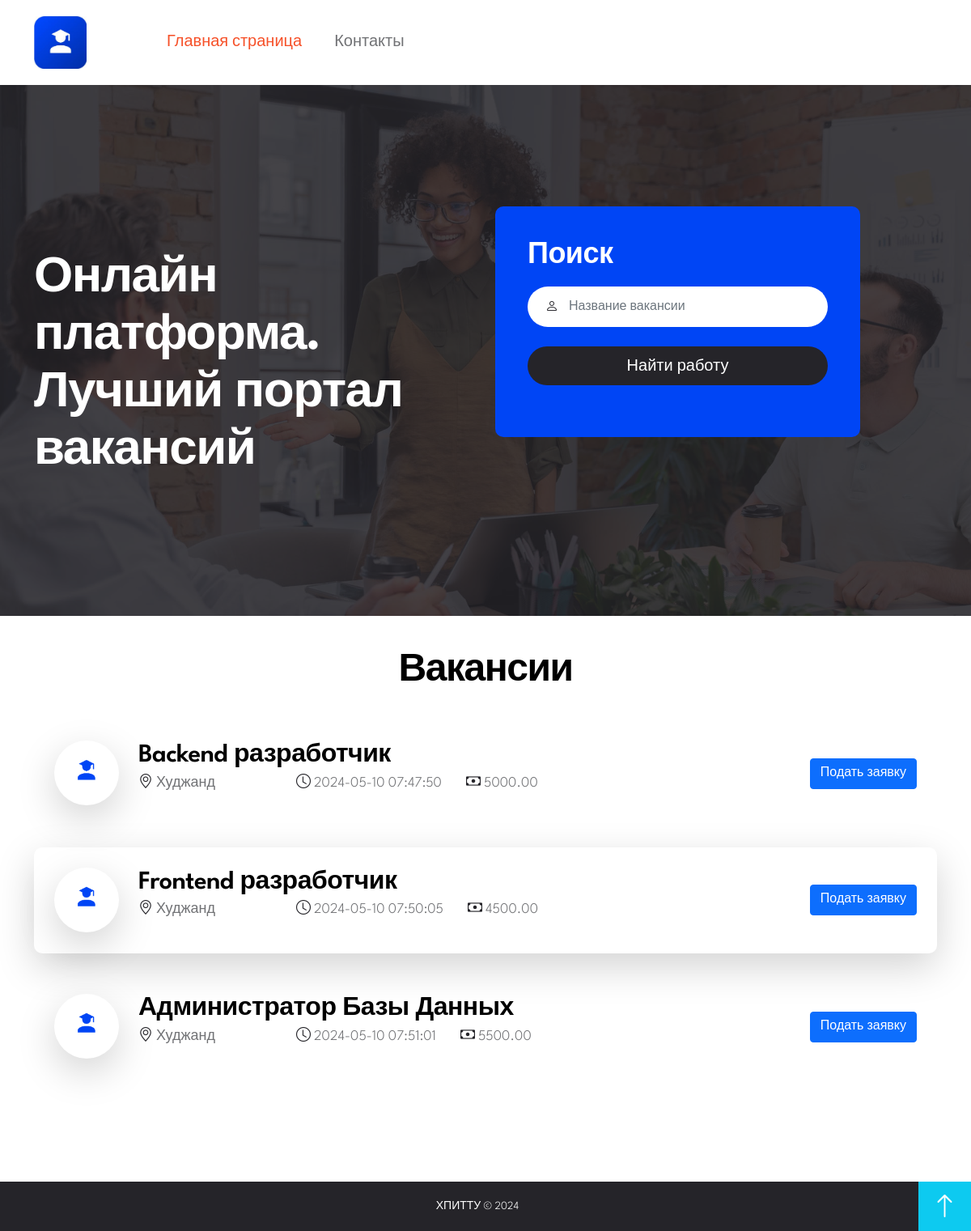
/vacansiy.php, run on the app's committed database.
### tables this page shows
CREATE TABLE `vacancies` (
  `Vacancy_Id` int NOT NULL AUTO_INCREMENT,
  `Vacancy_Title` varchar(255) NOT NULL,
  `Description` text NOT NULL,
  `Requirements` text NOT NULL,
  `Salary` decimal(10,2) NOT NULL,
  `Location` varchar(255) NOT NULL,
  `Created_At` timestamp NULL DEFAULT CURRENT_TIMESTAMP,
  PRIMARY KEY (`Vacancy_Id`)
);

### vacansiy.php (the view, shortened to what this page needs)
<!doctype html>
<html lang="en">
    <head>
        <link href="../styles/css/bootstrap.min.css" rel="stylesheet">
        <link href="../styles/css/bootstrap-icons.css" rel="stylesheet">
        <link href="../styles/css/owl.carousel.min.css" rel="stylesheet">
        <link href="../styles/css/owl.theme.default.min.css" rel="stylesheet">
        <link href="../styles/css/tooplate-gotto-job.css" rel="stylesheet">
    </head>
    <body id="top">
        <nav class="navbar navbar-expand-lg">
            <div class="container">
                <a class="navbar-brand d-flex align-items-center">
                    <img src="assets/images/logoVAC.png" class="img-fluid logo-image">
                </a>
                <div class="collapse navbar-collapse" id="navbarNav">
                    <ul class="navbar-nav align-items-center ms-lg-5">
                        <li class="nav-item">
                            <a class="nav-link active" href="vacansiy.php">Главная страница</a>
                        </li>
                        <li class="nav-item">
                            <a class="nav-link" href="contact.php">Контакты</a>
                        </li>
                    </ul>
                </div>
            </div>
        </nav>
        <main>
            <section class="hero-section d-flex justify-content-center align-items-center">
                <div class="section-overlay"></div>
                <div class="container">
                    <div class="row">
                        <div class="col-lg-6 col-12 mb-5 mb-lg-0">
                            <div class="hero-section-text mt-5">
                                <h1 class="hero-title text-white mt-4 mb-4">Онлайн платформа. <br> Лучший портал вакансий</h1>
                            </div>
                        </div>
                        <div class="col-lg-5 col-12">
                            <form class="custom-form hero-form" action="#" method="get" role="form">
                                <h3 class="text-white mb-3">Поиск</h3>
                                <div class="row">
                                    <div class="col-lg-12 col-md-6 col-12">
                                        <div class="input-group">
                                            <span class="input-group-text" id="basic-addon1"><i class="bi-person custom-icon"></i></span>
                                            <input type="text" name="job-title" id="job-title" class="form-control" placeholder="Название вакансии" required>
                                        </div>
                                    </div>
                                    <div class="col-lg-12 col-12">
                                        <button type="submit" class="form-control">
                                         Найти работу
                                        </button>
                                    </div>
                                </div>
                            </form>
                        </div>
                    </div>
                </div>
            </section>
            <section class="job-section job-featured-section section-padding" id="job-section">
                <div class="container">
                    <div class="row">
                        <div class="col-lg-6 col-12 text-center mx-auto mb-4">
                            <h2>Вакансии</h2>
                        </div>
                        <div class="col-lg-12 col-12">
                        <?php
require_once "conn.php";
$sql = "SELECT * FROM vacancies";
$result = mysqli_query($conn, $sql);
if (mysqli_num_rows($result) > 0) {
    while ($row = mysqli_fetch_assoc($result)) {
        echo '<div class="job-thumb d-flex">';
        echo '<div class="job-image-wrap bg-white shadow-lg">';
        echo '<img src="assets/images/LogoEX.png" class="job-image img-fluid" alt="">';
        echo '</div>';
        echo '<div class="job-body d-flex flex-wrap flex-auto align-items-center ms-4">';
        echo '<div class="mb-3">';
        echo '<h4 class="job-title mb-lg-0">';
        echo '<a href="job-details.php?vacancy_id=' . $row["Vacancy_Id"] . '" class="job-title-link">' . $row["Vacancy_Title"] . '</a>';
        echo '</h4>';
        echo '<div class="d-flex flex-wrap align-items-center">';
        echo '<p class="job-location mb-0">';
        echo '<i class="custom-icon bi-geo-alt me-1"></i>';
        echo $row["Location"];
        echo '</p>';
        echo '<p class="job-date mb-0">';
        echo '<i class="custom-icon bi-clock me-1"></i>';
        echo $row["Created_At"];
        echo '</p>';
        echo '<p class="job-price mb-0">';
        echo '<i class="custom-icon bi-cash me-1"></i>';
        echo $row["Salary"];
        echo '</p>';
        echo '</div>';
        echo '</div>';
        echo '<div class="job-section-btn-wrap">';
        echo '<button id="applicationButton" class="btn btn-primary">Подать заявку</button>';
        echo '</div>';
        echo '</div>';
        echo '</div>';
    }
} else {
    echo "Нет доступных вакансий.";
}
?>
                        </div>
                    </div>
                </div>
            </section>
            <div class="site-footer-bottom text-center">
    <div class="container">
        <div class="row align-items-center justify-content-center">
            <div class="col-lg-4 col-12">
                <p class="copyright-text">ХПИТТУ © 2024</p>
            </div>
        </div>
    </div>
    <a class="back-top-icon bi-arrow-up smoothscroll d-flex justify-content-center align-items-center" href="#top"></a>
</div>
    </body>
</html>

### data on the page
vacancies: Vacancy_Title "Backend разработчик", Location "Худжанд", Created_At "2024-05-10 07:47:50", Salary "5000.00"
vacancies: Vacancy_Title "Frontend разработчик", Location "Худжанд", Created_At "2024-05-10 07:50:05", Salary "4500.00"
vacancies: Vacancy_Title "Администратор Базы Данных", Location "Худжанд", Created_At "2024-05-10 07:51:01", Salary "5500.00"
